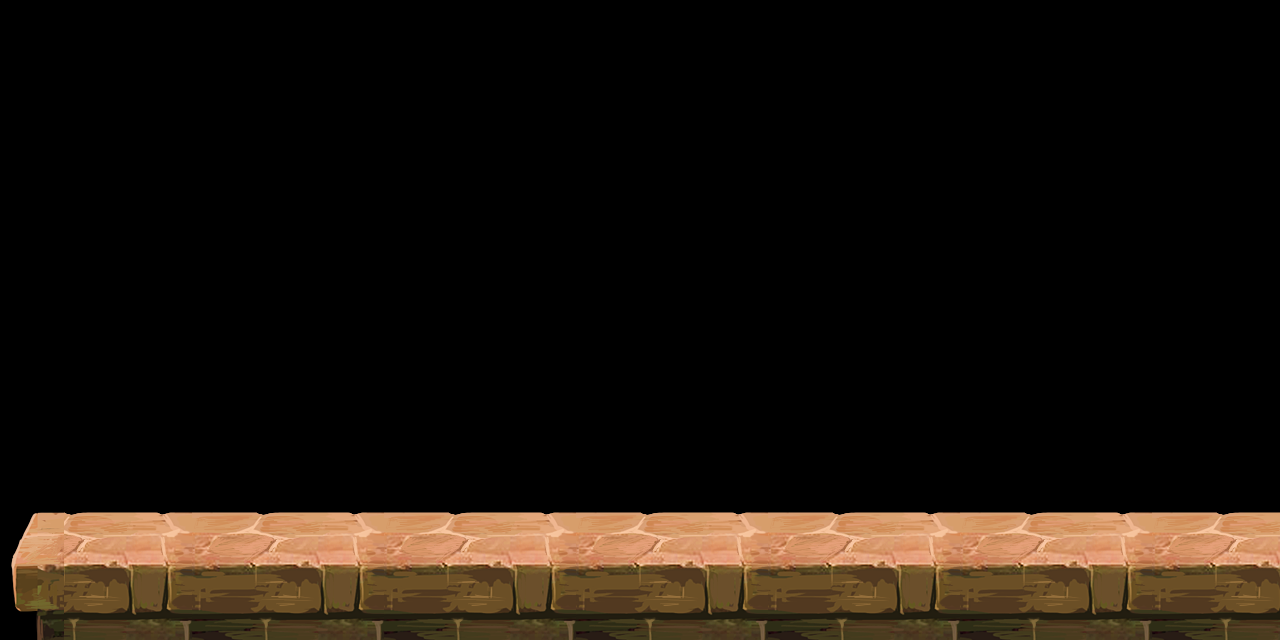

The image is a tile-based game level rendered from a .tmx file. Its description and complete source (layers, tilesets, objects, tile grids) follow:
An orthogonal 20x10 tile map with 64x64 px tiles, 2 tile layers (bg, platform), 2 tilesets.

<map version="1.4" tiledversion="1.4.2" orientation="orthogonal" renderorder="right-down" width="20" height="10" tilewidth="64" tileheight="64" infinite="0" nextlayerid="7" nextobjectid="127">
 <tileset firstgid="1" name="item" tilewidth="154" tileheight="148" tilecount="6" columns="0">
  <grid orientation="orthogonal" width="152" height="146" />
  <tile id="0">
   <image width="114" height="114" source="../../item/item_006.png" />
  </tile>
  <tile id="1">
   <image width="66" height="66" source="../../item/slivercoin/sliver_coin0000.png" />
  </tile>
  <tile id="2">
   <image width="66" height="66" source="../../item/goldcoin/gold_coin0.png" />
  </tile>
  <tile id="3">
   <image width="114" height="114" source="../../item/animation_item_heart/animation_item_heart001.png" />
  </tile>
  <tile id="4">
   <image width="66" height="66" source="../../item/item_003.png" />
  </tile>
  <tile id="5">
   <image width="154" height="148" source="../../item/item_002.png" />
  </tile>
 </tileset>
 <tileset firstgid="7" source="../bg_volcano_bg.tsx" />
 <objectgroup id="1" name="object_bg" />
 <layer id="2" name="bg" width="20" height="10">
  <data encoding="csv">
0,0,0,0,0,0,0,0,0,0,0,0,0,0,0,0,0,0,0,0,0,0,0,0,0,0,0,0,0,0,0,0,0,0,0,0,0,0,0,0,0,0,0,0,0,0,0,0,0,0,0,0,0,0,0,0,0,0,0,0,0,0,0,0,0,0,0,0,0,0,0,0,0,0,0,0,0,0,0,0,0,0,0,0,0,0,0,0,0,0,0,0,0,0,0,0,0,0,0,0,0,0,0,0,0,0,0,0,0,0,0,0,0,0,0,0,0,0,0,0,0,0,0,0,0,0,0,0,0,0,0,0,0,0,0,0,0,0,0,0,0,0,0,0,0,0,0,0,0,0,0,0,0,0,0,0,0,0,0,0,0,0,0,0,0,0,0,0,0,0,0,0,0,0,0,0,0,0,0,0,0,16,17,15,16,17,15,16,17,15,16,17,15,16,17,15,16,17,15,16
</data>
 </layer>
 <layer id="3" name="platform" width="20" height="10">
  <data encoding="csv">
0,0,0,0,0,0,0,0,0,0,0,0,0,0,0,0,0,0,0,0,0,0,0,0,0,0,0,0,0,0,0,0,0,0,0,0,0,0,0,0,0,0,0,0,0,0,0,0,0,0,0,0,0,0,0,0,0,0,0,0,0,0,0,0,0,0,0,0,0,0,0,0,0,0,0,0,0,0,0,0,0,0,0,0,0,0,0,0,0,0,0,0,0,0,0,0,0,0,0,0,0,0,0,0,0,0,0,0,0,0,0,0,0,0,0,0,0,0,0,0,0,0,0,0,0,0,0,0,0,0,0,0,0,0,0,0,0,0,0,0,0,0,0,0,0,0,0,0,0,0,0,0,0,0,0,0,0,0,0,0,8,10,11,9,10,11,9,10,11,9,10,11,9,10,11,9,10,11,9,10,14,0,0,0,0,0,0,0,0,0,0,0,0,0,0,0,0,0,0,0
</data>
 </layer>
 <objectgroup id="4" name="object" />
 <objectgroup id="5" name="object_obstacle" />
 <objectgroup id="6" name="object_item" />
</map>
